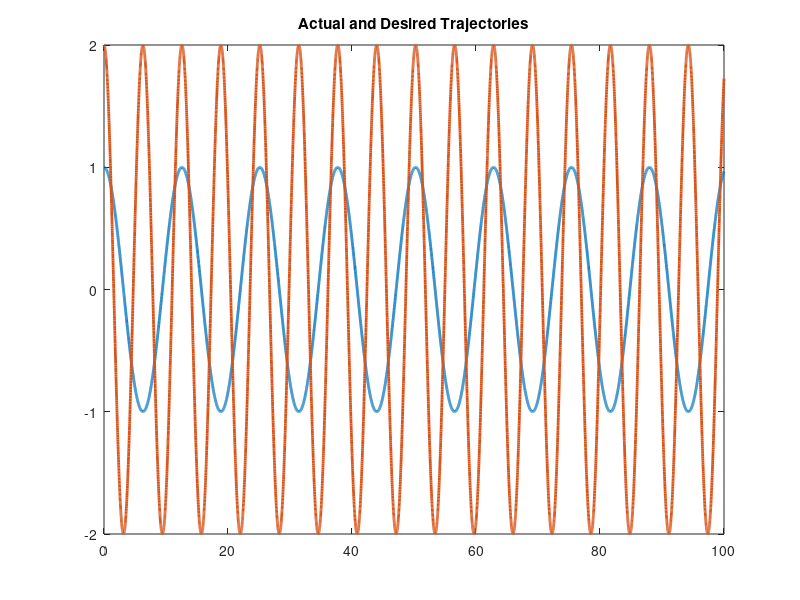

Recreate this plot in MATLAB. (Note: this script raises an error after producing the figure.)
function twoLinkRobotAdaptive
close all
global controlinput
%Set up parameters for sim
%Errors in Yd matrix are qd - q and this entire matrix has errors qd - q

p1       = 3.473;
p2       = 0.196;
p3       = 0.242;
f1       = 5.3;
f2       = 1.1;


% Stacked parameter vector
theta    = [p1;p2;p3;f1;f2];
controlinput = [1;1];

% Simulation final time
tf   = 100;

% Initial condition vector (X0 must be same size and "form" as X and XDot below)
% (i.e1., in this sim, X0 = [e0;r0;thetahat0])
X0   = [4;10;3;2;1;1;1;1;1;1;1];

% Options for integration function
opts = odeset('RelTol',1e-3,'AbsTol',1e-3);

% Integrate (you can send the paramters theta to the dynamics as seen below)
[t,STATES] = ode45(@(t,X) twoLinkdynamics(t,X,theta),[0 tf],X0,opts);

% Set up desired trajectory data for plots (enter desired trajectory for your simulation)
qd = [cos(0.5*t) 2*cos(t)]';

% Parse integrated states (STATES is the same "form" as X0)
% (i.e1., in this sim, STATES = [e1 r thetahat] over all time);
e1  = STATES(:,1:2)';
e2  = STATES(:,3:4)';
thetaHat = STATES(:,5:9)';
mu2 = STATES(:,10:11)';

% Compute x from e1 and xd for plotting purposes
q  = qd - e1;

% Plot the actual vs desired trajectories
figure(1)
plot(t,qd,'-','LineWidth',2)
title('Actual and Desired Trajectories');
hold on
ax = gca;
ax.ColorOrderIndex = 1;
plot(t,q,':','LineWidth',2)
xlabel('time')
hold off

% Plot the filtered tracking error
figure(2)
plot(t,e2,'--','LineWidth',2)
title('Filtered Tracking error')
xlabel('time')

% Plot the adaptive estimates vs actual parameters
figure(3)
plot(t,repmat(theta,1,length(t)),'-','LineWidth',2)
hold on
ax = gca;
ax.ColorOrderIndex = 1;
plot(t,thetaHat,':','LineWidth',2)
xlabel('time')
legend('system1','system2','system3','system4');
Location('Best');
title('Adaptive Estimates & Actual Parameters')
hold off

figure(4)
time = 0:tf/length(controlinput):tf;
time(end) = [];
plot(time,controlinput(1,:))
title('Control input for Link 1');
xlabel('Time(s)')
ylabel('Torque(Nm)')

figure(5)
time = 0:tf/length(controlinput):tf;
time(end) = [];
plot(time,controlinput(2,:))
title('Control input for Link 2');
xlabel('Time(s)')
ylabel('Torque(Nm)')

function [XDot] = twoLinkdynamics(t,X,theta)
global u controlinput
% t
% Parse parameter vector
p1 = theta(1);
p2 = theta(2);
p3 = theta(3);
f1 = theta(4);
f2 = theta(5);

% Select gains for controller
K        = 10   ; %Enter a number
a1       = 0.5    ; %Enter a number
a2       = 0.5;
v = [700 0.5 0.5 120 0.5];
gamma    = diag(v);
beta     = 0.9;



% Desired trajectory and needed derivatives
qd       = [cos(0.5*t);2*cos(t)];
qdDot    = [-0.5*sin(0.5*t);-2*sin(t)]; %Enter the expression
qdDotDot = [-0.25*cos(0.5*t);-2*cos(t)]; %Enter the expression



% Parse current states (X is the same size and "form" as X0)
% (i.e1., in this sim, X = [e1;r;thetahat])
e1        = [X(1);X(2)];
e2        = [X(3);X(4)];
thetaHat = [X(5);X(6);X(7);X(8);X(9)];
mu2      = [X(10);X(11)];

% Compute current x and xDot for convenience
q        = qd - e1;
qDot     = qdDot + a1*e1 - e2;



% Compute cos(x2) and sin(x2) for convenience
c2       = cos(q(2));
s2       = sin(q(2));

cd2      = cos(qd(2));
sd2      = sin(qd(2));


% Compute current matrices for the dynamics
M        = [p1 + 2*p3*c2 p2 + p3*c2;p2 + p3*c2 p2];
Vm       = [-p3*s2*qDot(2) -p3*s2*(qDot(1) + qDot(2));p3*s2*qDot(1) 0];
fd       = [f1 0;0 f2];



%Design Yd Matrix
yd11     = qdDotDot(1);
yd12     = qdDotDot(2);
yd13     = 2*cd2*qdDotDot(1) + cd2*qdDotDot(2) - sd2*qdDot(2)*qdDot(1) - sd2*qdDot(1)*qdDot(2) - sd2*qdDot(2)*qdDot(2);
yd14     = qdDot(1);
yd15     = 0;

yd21     = 0;
yd22     = qdDotDot(1)+qdDotDot(2);
yd23     = cd2*qdDotDot(1) + sd2*qdDot(1)*qdDot(1);
yd24     = 0;
yd25     = qdDot(2);
Yd       = [yd11 yd12 yd13 yd14 yd15;yd21 yd22 yd23 yd24 yd25];

 

% Design controller

u        = Yd*thetaHat + mu2; %Enter the expression

controlinput = horzcat(controlinput,u);

% Compute current closed-loop dynamics
e1Dot       = e2 - a1*e1;

e2Dot       = M\(M*qdDotDot + Vm*qDot + fd*qDot + M*a1*e1Dot - u); %Enter the expression
r        = e2Dot + a2*e2;

thetaHatDot = [0.65*tanh(e2(1)+e2(2)); 0.000025*tanh(e2(1)+e2(2)); tanh(e2(1)+e2(2)); tanh(e2(1)+e2(2)); tanh(e2(1)+e2(2))];
mu2Dot      = (K+1)*r + beta*sign(e2);

% Stacked dynamics vector (XDot is the same size and "form" as X)
XDot        = [e1Dot;e2Dot;thetaHatDot; mu2Dot];
